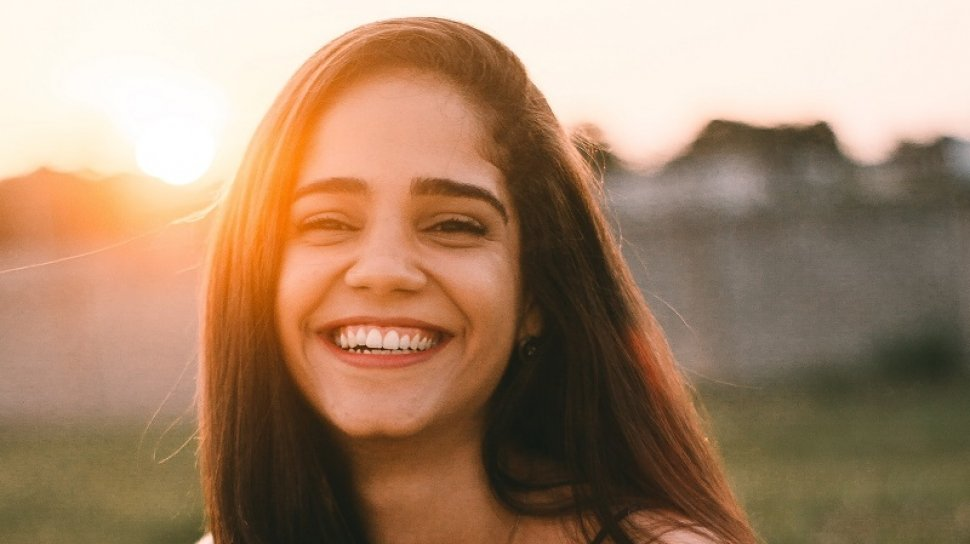
#> input picture senang.jpg, 970 x 544 px
$ jupyter execute Untitled.ipynb
#> lines starting #> are read from the running program, lines starting #| are printed output that depends on the picture; after the words box and inside, x2 and y2 are one past the last pixel; in counts of white or black regions, pixels touching at a corner belong together
[cell 1]
import cv2

# Load cascade classifier
face_cascade = cv2.CascadeClassifier(cv2.data.haarcascades + 'haarcascade_frontalface_default.xml')

# Load image
image = cv2.imread('senang.jpg')
#> image is the input picture: shape (544, 970, 3); mean B, G, R 107.5, 133.9, 164.9

# Convert image to grayscale
gray = cv2.cvtColor(image, cv2.COLOR_BGR2GRAY)
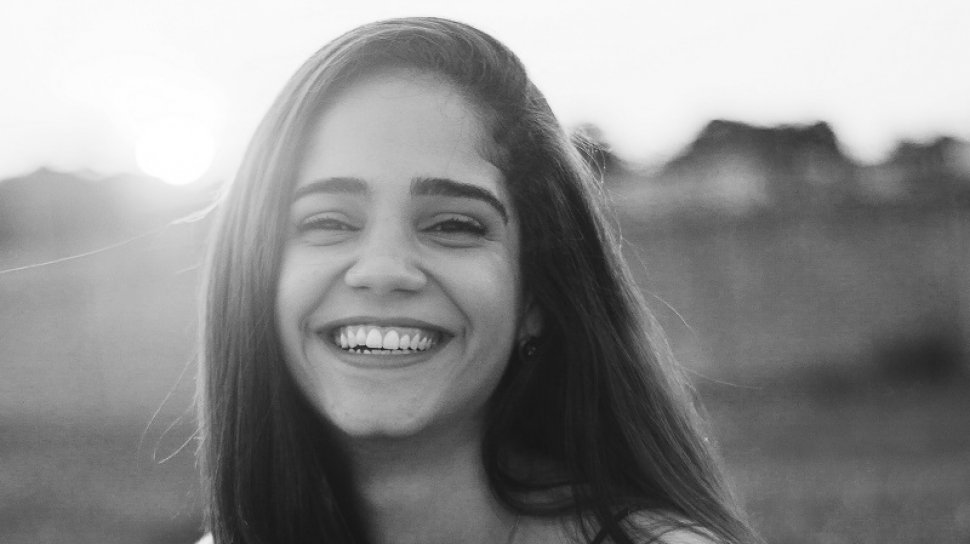
#> gray: shape (544, 970); min 21, max 255, mean 140.2

# Detect faces in the image
faces = face_cascade.detectMultiScale(gray, scaleFactor=1.1, minNeighbors=5, minSize=(30, 30))
#> faces = [[232, 95, 318, 318]]

# Dictionary untuk mapping hasil deteksi dengan label emosi
emotion_labels = {0: 'Marah', 1: 'Jijik', 2: 'Takut', 3: 'Senang', 4: 'Sedih', 5: 'Terkejut', 6: 'Netral'}

# Loop through detected faces and try to predict emotion
for (x, y, w, h) in faces:
    # Crop face region from image
    face_roi = gray[y:y+h, x:x+w]

    # Dummy code for emotion prediction
    # Di sini kita hanya menggunakan posisi wajah untuk menetapkan emosi secara acak
    # Anda dapat menggantinya dengan model yang dilatih sebelumnya untuk pengenalan emosi yang lebih akurat
    if w > 0 and h > 0:
        # Hitung posisi pusat wajah
        center_x = x + w // 2
        center_y = y + h // 2

        # Tentukan emosi berdasarkan posisi pusat wajah
        if center_x < 300:
            if center_y < 150:
                label = emotion_labels[0]  # 'Marah'
            elif center_y < 300:
                label = emotion_labels[4]  # 'Sedih'
            else:
                label = emotion_labels[1]  # 'Jijik'
        elif center_x < 600:
            if center_y < 150:
                label = emotion_labels[2]  # 'Takut'
            elif center_y < 300:
                label = emotion_labels[3]  # 'Senang'
            else:
                label = emotion_labels[6]  # 'Netral'
        else:
            if center_y < 150:
                label = emotion_labels[5]  # 'Terkejut'
            elif center_y < 300:
                label = emotion_labels[1]  # 'Jijik'
            else:
                label = emotion_labels[3]  # 'Senang'

    # Draw rectangle around the face
    cv2.rectangle(image, (x, y), (x+w, y+h), (255, 0, 0), 2)

    # Put emotion label on the face
    cv2.putText(image, label, (x, y), cv2.FONT_HERSHEY_SIMPLEX, 1, (0, 255, 0), 2)
#> this loop made 1 pass
#> (x, y, w, h, center_x, center_y, label) on pass 1: (232, 95, 318, 318, 391, 254, 'Senang')
#> pass 1, `face_roi = gray[y:y+h, x:x+w]`:
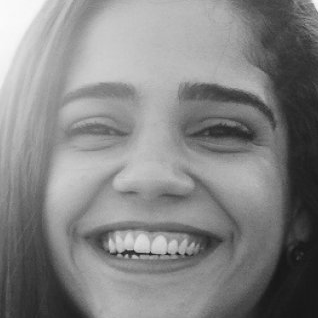
#> face_roi: shape (318, 318); min 22, max 250, mean 132.7
#> after the loop:
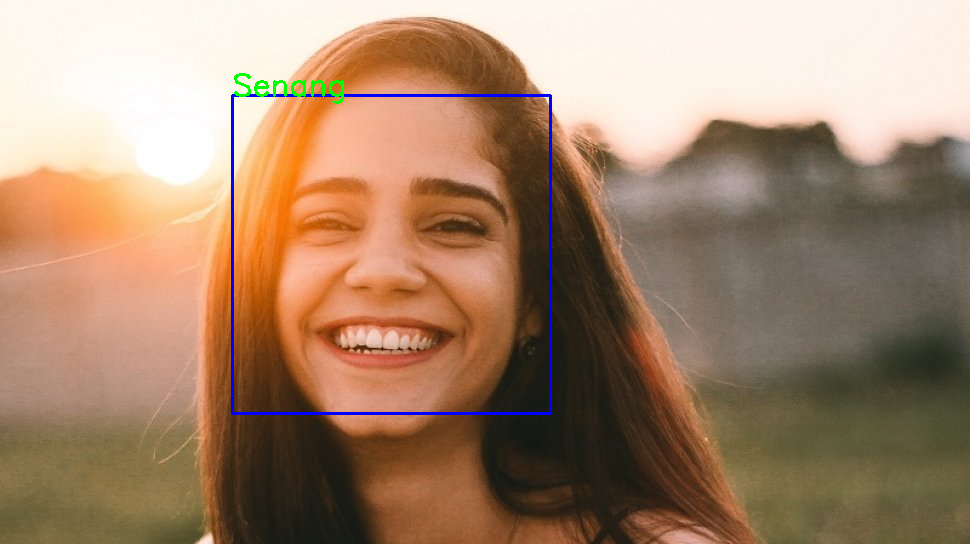
#> image: shape (544, 970, 3); 0.86% of pixels changed, all inside (x1, y1, x2, y2) = (231, 73, 552, 415)

# Display the output image
cv2.imshow('Emotion Detection', image)
cv2.waitKey(0)
cv2.destroyAllWindows()

$ run again, with marah.jpg copied over senang.jpg
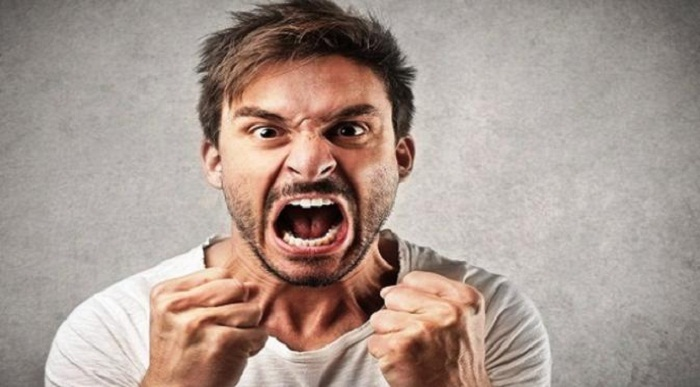
#> input picture marah.jpg, 700 x 387 px
#> image is the input picture: shape (387, 700, 3); mean B, G, R 144.1, 152.5, 169.3
#> faces = [[199, 49, 211, 211]]
#> the loop `for (x, y, w, h) in faces:` made 1 pass
#> (x, y, w, h, center_x, center_y, label) on pass 1: (199, 49, 211, 211, 304, 154, 'Senang')
#> pass 1, `face_roi = gray[y:y+h, x:x+w]`:
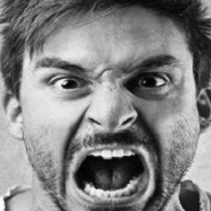
#> face_roi: shape (211, 211); min 1, max 253, mean 129.5
#> after the loop `for (x, y, w, h) in faces:`:
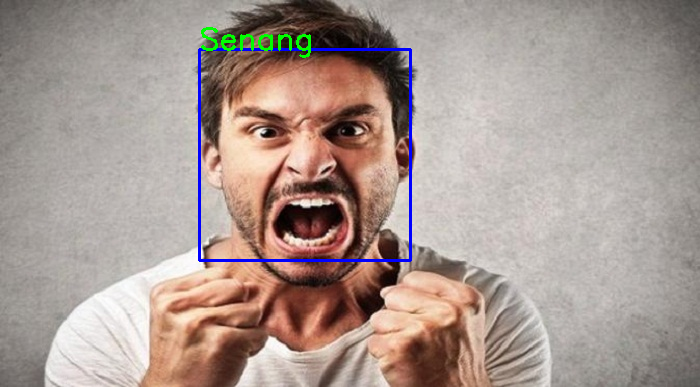
#> image: shape (387, 700, 3); 1.2% of pixels changed, all inside (x1, y1, x2, y2) = (198, 27, 412, 262)
